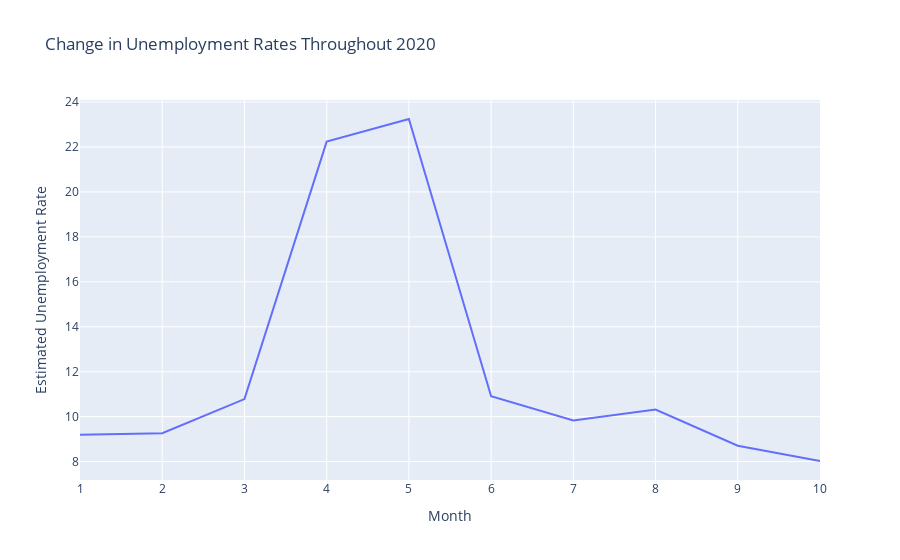

Write notebook code for a chart like this one.
### Markdown cell above
df_m=df_month.groupby('Month').mean().reset_index()
df_m

### Code cell
import plotly.express as px
fig = px.line(df_m,x='Month',y='Estimated Unemployment Rate', title='Change in Unemployment Rates Throughout 2020')
fig.show()

### Figure 1 — Plotly figure (JSON) as saved in the notebook; plotly's stock layout.template omitted (floating-point values rounded to 4 significant figures)
{"data": [{"hovertemplate": "Month=%{x}<br>Estimated Unemployment Rate=%{y}<extra></extra>", "legendgroup": "", "line": {"color": "#636efa", "dash": "solid"}, "marker": {"symbol": "circle"}, "mode": "lines", "name": "", "orientation": "v", "showlegend": false, "type": "scatter", "x": [1, 2, 3, 4, 5, 6, 7, 8, 9, 10], "xaxis": "x", "y": [9.197, 9.266, 10.78, 22.24, 23.24, 10.91, 9.834, 10.31, 8.706, 8.026], "yaxis": "y"}], "layout": {"autosize": true, "legend": {"tracegroupgap": 0}, "title": {"text": "Change in Unemployment Rates Throughout 2020"}, "xaxis": {"anchor": "y", "autorange": true, "domain": [0, 1], "range": [1, 10], "title": {"text": "Month"}, "type": "linear"}, "yaxis": {"anchor": "x", "autorange": true, "domain": [0, 1], "range": [7.181, 24.09], "title": {"text": "Estimated Unemployment Rate"}, "type": "linear"}}}
